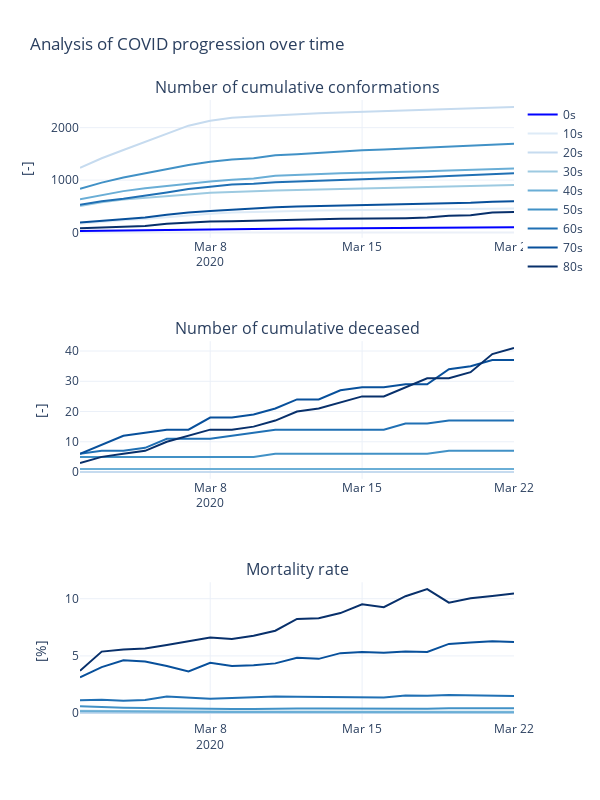

Here is the notebook cell this chart was saved with:
### Markdown cell above
## Let's start with the acutal analysis
Lets try to get an understanding about the progression of virus. Therefore, we take a look at the "TimeAge" data and try to find out who is affected in risk and possible in danger. Therefore we are going to look at the overall cumulative numbers of conformations and deceased cases and calculate the motility rate. We are going to use [plotly](https://plotly.com/) for this, a fantastic, ease to use library that allows for interactive plots.

### Code cell
df=df_dict['TimeAge']
fig = make_subplots(rows=3, cols=1, subplot_titles=("Number of cumulative conformations", "Number of cumulative deceased", "Mortality rate"))
colors=plt.cm.Blues(np.linspace(0, 1, len(df['age'].unique())))

for i, age in enumerate(df['age'].unique()):
    plt_df=df[df['age']==age]
    x=plt_df['date'].values
    y_conf=plt_df['confirmed'].values
    
    y_des=plt_df['deceased'].values

    #decease rate
    y_des_rate=y_des/y_conf*100

    color=f"rgba({colors[i][0]},{colors[i][1]},{colors[i][2]},{colors[i][3]})"
    
    
    fig.add_trace(go.Scatter(x=x, y=y_conf, name=age, line=dict(color=color)), row=1, col=1)
    fig.add_trace(go.Scatter(x=x, y=y_des, name=age, line=dict(color=color), showlegend=False), row=2, col=1)
    fig.add_trace(go.Scatter(x=x, y=y_des_rate, name=f"{age} cumulative", line=dict(color=color), showlegend=False), row=3, col=1)

fig.update_yaxes(title_text="[-]", row=1, col=1)
fig.update_yaxes(title_text="[-]", row=2, col=1)
fig.update_yaxes(title_text="[%]", row=3, col=1)
fig.update_layout(height=800,
                  width=600,
                  title_text="Analysis of COVID progression over time",
                  template="plotly_white")
fig.show()
